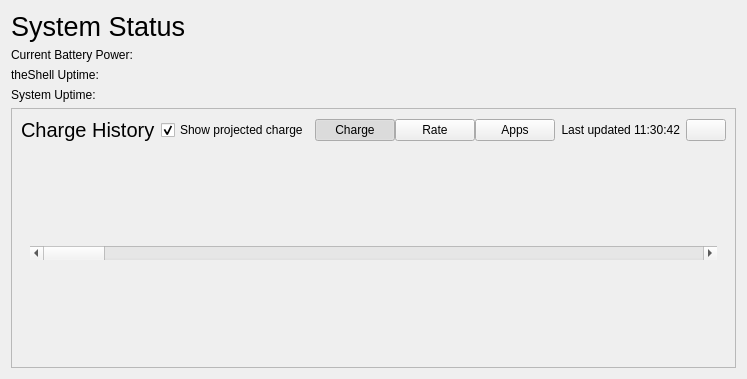
     <widget class="QWidget" name="statusFrame">
      <property name="autoFillBackground">
       <bool>true</bool>
      </property>
      <layout class="QVBoxLayout" name="verticalLayout_4">
       <item>
        <widget class="QLabel" name="label_11">
         <property name="font">
          <font>
           <pointsize>20</pointsize>
          </font>
         </property>
         <property name="text">
          <string>System Status</string>
         </property>
        </widget>
       </item>
       <item>
        <widget class="QLabel" name="currentBattery">
         <property name="text">
          <string notr="true">Current Battery Power:</string>
         </property>
        </widget>
       </item>
       <item>
        <widget class="QLabel" name="theshellUptime">
         <property name="text">
          <string notr="true">theShell Uptime:</string>
         </property>
        </widget>
       </item>
       <item>
        <widget class="QLabel" name="systemUptime">
         <property name="text">
          <string notr="true">System Uptime: </string>
         </property>
        </widget>
       </item>
       <item>
        <widget class="QFrame" name="batteryChartArea">
         <property name="sizePolicy">
          <sizepolicy hsizetype="Preferred" vsizetype="Expanding">
           <horstretch>0</horstretch>
           <verstretch>0</verstretch>
          </sizepolicy>
         </property>
         <property name="frameShape">
          <enum>QFrame::StyledPanel</enum>
         </property>
         <property name="frameShadow">
          <enum>QFrame::Raised</enum>
         </property>
         <layout class="QVBoxLayout" name="verticalLayout_21">
          <item>
           <layout class="QHBoxLayout" name="horizontalLayout_33">
            <item>
             <widget class="QLabel" name="batteryChartHeader">
              <property name="sizePolicy">
               <sizepolicy hsizetype="Expanding" vsizetype="Preferred">
                <horstretch>0</horstretch>
                <verstretch>0</verstretch>
               </sizepolicy>
              </property>
              <property name="font">
               <font>
                <pointsize>15</pointsize>
               </font>
              </property>
              <property name="text">
               <string>Charge History</string>
              </property>
             </widget>
            </item>
            <item>
             <widget class="QCheckBox" name="batteryChartShowProjected">
              <property name="text">
               <string>Show projected charge</string>
              </property>
              <property name="checked">
               <bool>true</bool>
              </property>
             </widget>
            </item>
            <item>
             <layout class="QHBoxLayout" name="horizontalLayout_42">
              <property name="spacing">
               <number>0</number>
              </property>
              <property name="rightMargin">
               <number>0</number>
              </property>
              <item>
               <widget class="QPushButton" name="chargeGraphButton">
                <property name="text">
                 <string>Charge</string>
                </property>
                <property name="checkable">
                 <bool>true</bool>
                </property>
                <property name="checked">
                 <bool>true</bool>
                </property>
               </widget>
              </item>
              <item>
               <widget class="QPushButton" name="rateGraphButton">
                <property name="text">
                 <string>Rate</string>
                </property>
                <property name="checkable">
                 <bool>true</bool>
                </property>
               </widget>
              </item>
              <item>
               <widget class="QPushButton" name="appsGraphButton">
                <property name="text">
                 <string>Apps</string>
                </property>
                <property name="checkable">
                 <bool>true</bool>
                </property>
               </widget>
              </item>
             </layout>
            </item>
            <item>
             <widget class="QLabel" name="batteryChartLastUpdate">
              <property name="sizePolicy">
               <sizepolicy hsizetype="Preferred" vsizetype="Preferred">
                <horstretch>0</horstretch>
                <verstretch>0</verstretch>
               </sizepolicy>
              </property>
              <property name="text">
               <string notr="true">Last updated 11:30:42</string>
              </property>
              <property name="alignment">
               <set>Qt::AlignRight|Qt::AlignTrailing|Qt::AlignVCenter</set>
              </property>
             </widget>
            </item>
            <item>
             <widget class="QPushButton" name="batteryChartUpdateButton">
              <property name="text">
               <string/>
              </property>
              <property name="icon">
               <iconset theme="view-refresh">
                <normaloff>.</normaloff>.</iconset>
              </property>
             </widget>
            </item>
           </layout>
          </item>
          <item>
           <widget class="QStackedWidget" name="batteryGraphStack">
            <property name="currentIndex">
             <number>0</number>
            </property>
            <widget class="QWidget" name="batteryGraph">
             <layout class="QVBoxLayout" name="verticalLayout_29">
              <item>
               <widget class="QScrollBar" name="BatteryChargeScrollBar">
                <property name="orientation">
                 <enum>Qt::Horizontal</enum>
                </property>
               </widget>
              </item>
             </layout>
            </widget>
            <widget class="QWidget" name="batteryApps">
             <layout class="QVBoxLayout" name="verticalLayout_30">
              <item>
               <widget class="QListWidget" name="appsGraph"/>
              </item>
             </layout>
            </widget>
           </widget>
          </item>
         </layout>
        </widget>
       </item>
      </layout>
     </widget>
